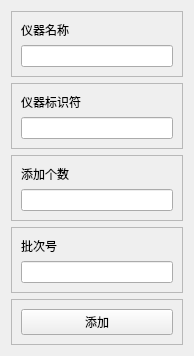
<?xml version="1.0" encoding="UTF-8"?>
<ui version="4.0">
    <class>view::equipment::kaddmanage</class>
    <widget class="QWidget" name="view::equipment::kaddmanage">
        <property name="geometry">
            <rect>
                <x>0</x>
                <y>0</y>
                <width>194</width>
                <height>334</height>
            </rect>
        </property>
        <property name="windowTitle">
            <string>Form</string>
        </property>
        <layout class="QGridLayout" name="gridLayout">
            <item row="2" column="0">
                <widget class="QFrame" name="frame_3">
                    <property name="frameShape">
                        <enum>QFrame::Shape::StyledPanel</enum>
                    </property>
                    <property name="frameShadow">
                        <enum>QFrame::Shadow::Raised</enum>
                    </property>
                    <layout class="QVBoxLayout" name="verticalLayout_2">
                        <item>
                            <widget class="QLabel" name="label_2">
                                <property name="text">
                                    <string>仪器标识符</string>
                                </property>
                            </widget>
                        </item>
                        <item>
                            <widget class="QLineEdit" name="equipmentIdEdit"/>
                        </item>
                    </layout>
                </widget>
            </item>
            <item row="3" column="0">
                <widget class="QFrame" name="frame_4">
                    <property name="frameShape">
                        <enum>QFrame::Shape::StyledPanel</enum>
                    </property>
                    <property name="frameShadow">
                        <enum>QFrame::Shadow::Raised</enum>
                    </property>
                    <layout class="QVBoxLayout" name="verticalLayout_3">
                        <item>
                            <widget class="QLabel" name="label_3">
                                <property name="text">
                                    <string>添加个数</string>
                                </property>
                            </widget>
                        </item>
                        <item>
                            <widget class="QLineEdit" name="quantityEdit"/>
                        </item>
                    </layout>
                </widget>
            </item>
            <item row="1" column="0">
                <widget class="QFrame" name="frame_2">
                    <property name="maximumSize">
                        <size>
                            <width>16777215</width>
                            <height>16777214</height>
                        </size>
                    </property>
                    <property name="frameShape">
                        <enum>QFrame::Shape::StyledPanel</enum>
                    </property>
                    <property name="frameShadow">
                        <enum>QFrame::Shadow::Raised</enum>
                    </property>
                    <layout class="QVBoxLayout" name="verticalLayout">
                        <item>
                            <widget class="QLabel" name="label">
                                <property name="text">
                                    <string>仪器名称</string>
                                </property>
                            </widget>
                        </item>
                        <item>
                            <widget class="QLineEdit" name="equipmentNameEdit"/>
                        </item>
                    </layout>
                </widget>
            </item>
            <item row="4" column="0">
                <widget class="QFrame" name="frame_5">
                    <property name="frameShape">
                        <enum>QFrame::Shape::StyledPanel</enum>
                    </property>
                    <property name="frameShadow">
                        <enum>QFrame::Shadow::Raised</enum>
                    </property>
                    <layout class="QVBoxLayout" name="verticalLayout_4">
                        <item>
                            <widget class="QLabel" name="label_4">
                                <property name="text">
                                    <string>批次号</string>
                                </property>
                            </widget>
                        </item>
                        <item>
                            <widget class="QLineEdit" name="batchNumberEdit"/>
                        </item>
                    </layout>
                </widget>
            </item>
            <item row="5" column="0">
                <widget class="QFrame" name="frame">
                    <property name="frameShape">
                        <enum>QFrame::Shape::StyledPanel</enum>
                    </property>
                    <property name="frameShadow">
                        <enum>QFrame::Shadow::Raised</enum>
                    </property>
                    <layout class="QHBoxLayout" name="horizontalLayout">
                        <item>
                            <widget class="QPushButton" name="addButton">
                                <property name="text">
                                    <string>添加</string>
                                </property>
                            </widget>
                        </item>
                    </layout>
                </widget>
            </item>
        </layout>
    </widget>
    <resources/>
    <connections/>
</ui>
